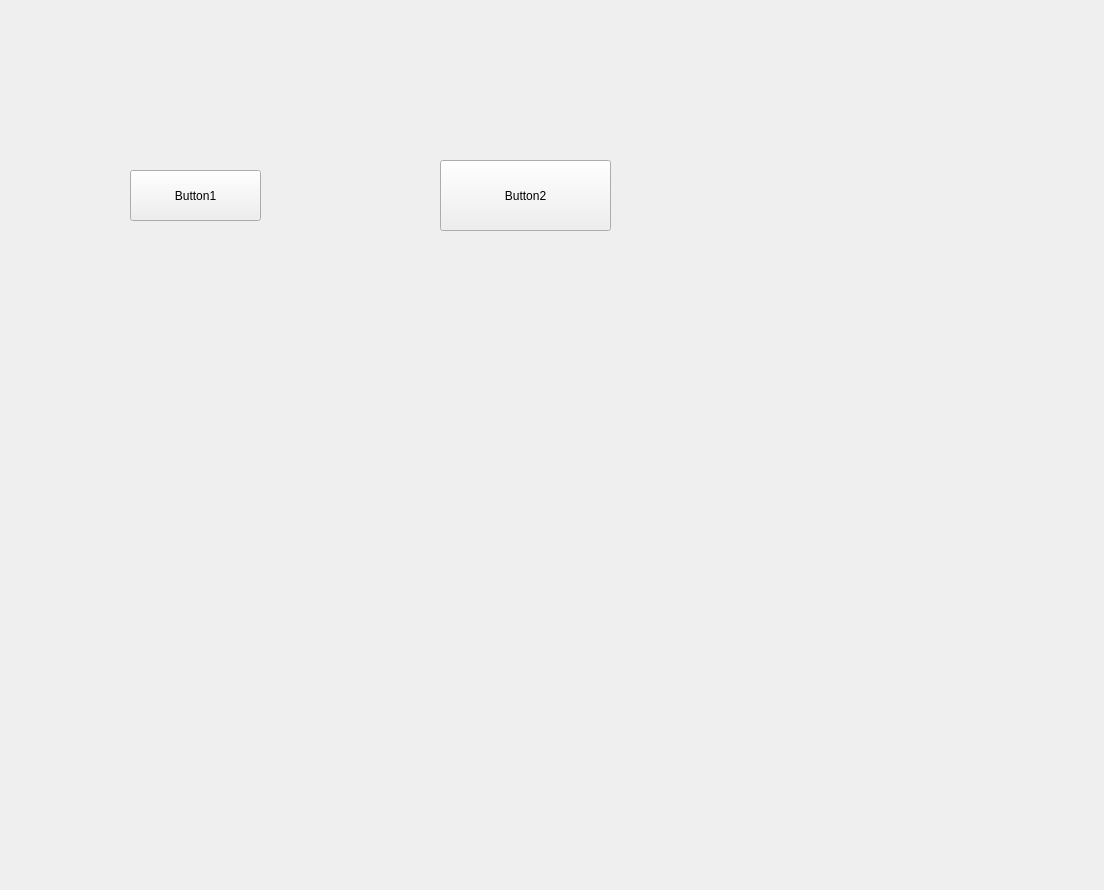
<?xml version="1.0" encoding="UTF-8"?>
<ui version="4.0">
 <class>Form</class>
 <widget class="QWidget" name="Form">
  <property name="geometry">
   <rect>
    <x>0</x>
    <y>0</y>
    <width>1104</width>
    <height>890</height>
   </rect>
  </property>
  <property name="windowTitle">
   <string>Form</string>
  </property>
  <widget class="QPushButton" name="pushButton">
   <property name="geometry">
    <rect>
     <x>130</x>
     <y>170</y>
     <width>131</width>
     <height>51</height>
    </rect>
   </property>
   <property name="text">
    <string>Button1</string>
   </property>
  </widget>
  <widget class="QPushButton" name="pushButton_2">
   <property name="geometry">
    <rect>
     <x>440</x>
     <y>160</y>
     <width>171</width>
     <height>71</height>
    </rect>
   </property>
   <property name="text">
    <string>Button2</string>
   </property>
  </widget>
 </widget>
 <resources/>
 <connections/>
</ui>
